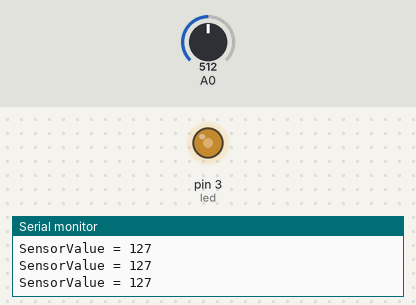
A sketch run on a simulated Arduino Uno, built with avr-gcc and run on an emulated ATmega328P. Shown: output pins drawn as LEDs (lit = HIGH), the last lines printed to the serial monitor. Inputs (shaded band) come from the test bench; at power-on: A0 = 512.

Above: at 1.2 s.
1.3 s: A0 set to 416
At 2.4 s:
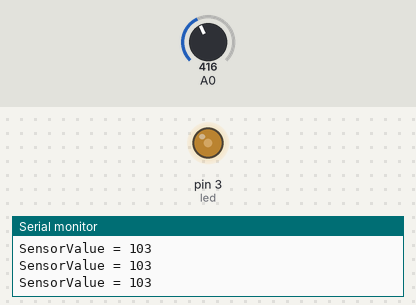
4.3 s: A0 set to 383
At 5.2 s:
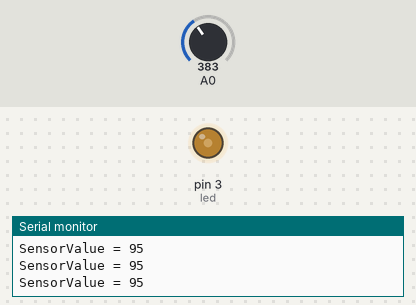
5.8 s: A0 set to 46
At 7.0 s:
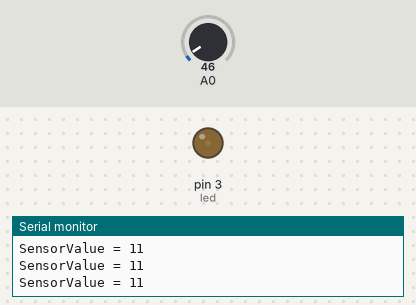
7.3 s: A0 set to 38
At 8.0 s:
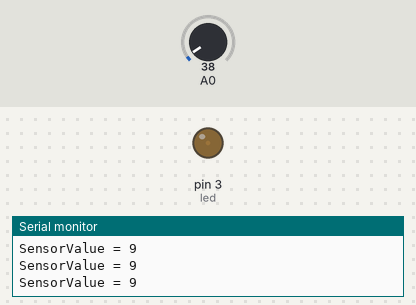
8.8 s: A0 set to 0
At 9.8 s:
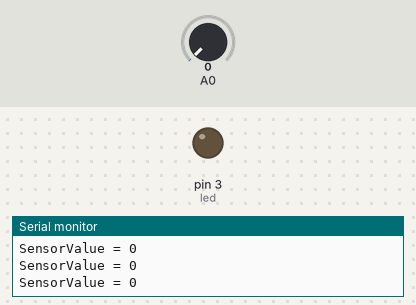
10.3 s: A0 set to 716
At 11.7 s:
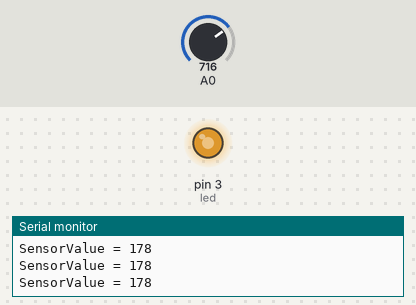
Timing chart, 0 to 12.8 s (numbered marks = the images above; inputs shaded):
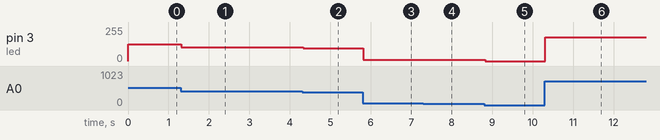

Measured:
- after the input at 1.3 s, pin 3 (led): 127/255 → 103/255 at once
- after the input at 4.3 s, pin 3 (led): 103/255 → 95/255 at once
- after the input at 5.8 s, pin 3 (led): 95/255 → 11/255 at once
- after the input at 7.3 s, pin 3 (led): 11/255 → 9/255 at once
- after the input at 8.8 s, pin 3 (led): 9/255 → 0/255 at once
- after the input at 10.3 s, pin 3 (led): 0/255 → 178/255 at once

The sketch:

FadeControl.ino
```cpp
int led = 3;

void setup() {
  Serial.begin(9600);
  pinMode(led, OUTPUT);
}

void loop() {
 int sensorValue = analogRead(A0);

 sensorValue = map(sensorValue, 0, 1023, 0, 255);
 analogWrite(led, sensorValue);
 // analogWrite(led, sensorValue/4);

 Serial.print("SensorValue = ");
 Serial.println(sensorValue);

  delay(30);

}
```
